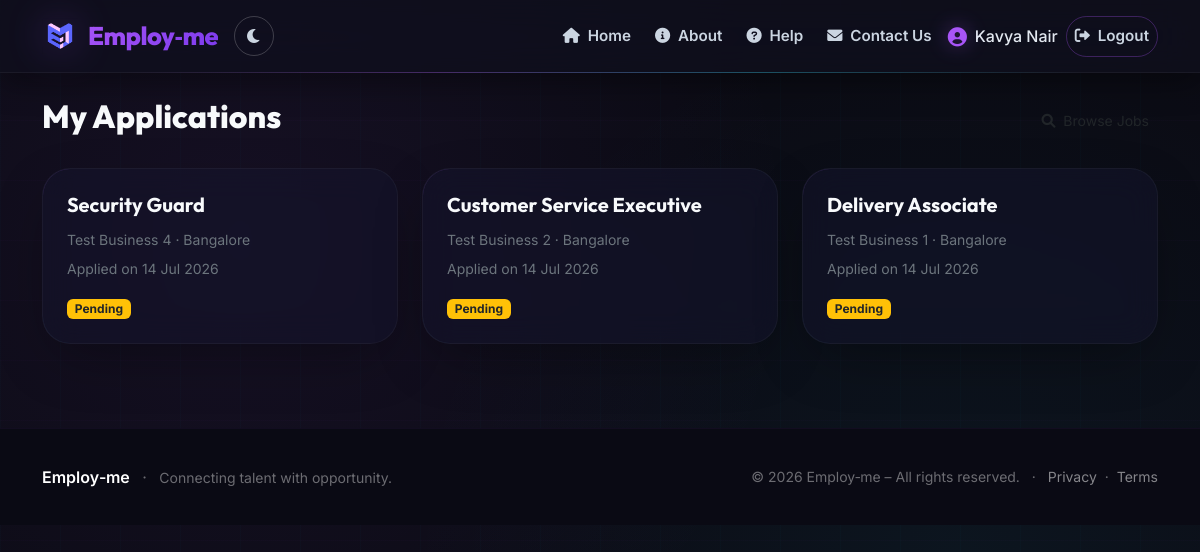
Screenshot of /my-applications (signed in) with the database file from the repository.
### models.py (models this page shows)
class User(UserMixin, db.Model):
    id = db.Column(db.Integer, primary_key=True)
    email = db.Column(db.String(120), unique=True, nullable=False)
    password_hash = db.Column(db.String(128), nullable=False)
    role = db.Column(db.String(20), nullable=False)  # 'jobseeker' or 'employer'
    name = db.Column(db.String(100), nullable=False)
    created_at = db.Column(db.DateTime, default=datetime.utcnow)
    profile = db.relationship('JobSeekerProfile', backref='user', uselist=False,
                              cascade='all, delete-orphan')
    employer_profile = db.relationship('EmployerProfile', backref='user', uselist=False,
                                       cascade='all, delete-orphan')

class JobApplication(db.Model):
    id = db.Column(db.Integer, primary_key=True)
    job_id = db.Column(db.Integer, db.ForeignKey('job.id'), nullable=False)
    applicant_id = db.Column(db.Integer, db.ForeignKey('user.id'), nullable=False)
    status = db.Column(db.String(20), default='Pending')
    applied_at = db.Column(db.DateTime, default=datetime.utcnow)
    applicant = db.relationship('User', backref='job_applications')

class Job(db.Model):
    id = db.Column(db.Integer, primary_key=True)
    employer_id = db.Column(db.Integer, db.ForeignKey('employer_profile.id'), nullable=False)
    employer_name = db.Column(db.String(100), nullable=False)
    employer_address = db.Column(db.String(300), nullable=False)
    employer_mobile = db.Column(db.String(15), nullable=False)
    employer_city = db.Column(db.String(100), nullable=False)
    employer_state = db.Column(db.String(100), nullable=False)
    employer_pincode = db.Column(db.String(10), nullable=False)
    job_name = db.Column(db.String(200), nullable=False)
    job_description = db.Column(db.Text, nullable=False)
    job_type = db.Column(db.String(50), nullable=False)
    committed_salary = db.Column(db.String(100))
    location = db.Column(db.String(200))
    vacancies = db.Column(db.Integer, default=1)
    status = db.Column(db.String(20), default='Open')
    deleted = db.Column(db.Boolean, default=False, nullable=False)   # <-- soft delete
    created_at = db.Column(db.DateTime, default=datetime.utcnow)
    updated_at = db.Column(db.DateTime, default=datetime.utcnow, onupdate=datetime.utcnow)
    employer = db.relationship('EmployerProfile', backref='jobs')
    applications = db.relationship('JobApplication', backref='job')

### app.py (the view)
@app.route('/my-applications')
@login_required
@role_required('jobseeker')
@payment_required
def my_applications():
    profile = JobSeekerProfile.query.filter_by(user_id=current_user.id).first()
    if not profile or not profile.verified:
        return redirect(url_for('jobseeker_verification_pending'))
    applications = JobApplication.query.filter_by(applicant_id=current_user.id).order_by(JobApplication.applied_at.desc()).all()
    return render_template('my_applications.html', applications=applications)

### app.py (called while the page is built)
@login_manager.user_loader
def load_user(user_id):
    return db.session.get(User, int(user_id))   # instead of User.query.get

def role_required(role):
    def decorator(func):
        from functools import wraps
        @wraps(func)
        def wrapper(*args, **kwargs):
            if not current_user.is_authenticated or current_user.role != role:
                flash('Access denied.', 'danger')
                return redirect(url_for('index'))
            return func(*args, **kwargs)
        return wrapper
    return decorator

def payment_required(f):
    from functools import wraps
    @wraps(f)
    @login_required
    def decorated(*args, **kwargs):
        if current_user.role == 'jobseeker':
            profile = JobSeekerProfile.query.filter_by(user_id=current_user.id).first()
        else:
            profile = EmployerProfile.query.filter_by(user_id=current_user.id).first()
        if not profile or profile.payment_status != 'success':
            flash('Please complete the payment to access this feature.', 'warning')
            if current_user.role == 'jobseeker':
                return redirect(url_for('jobseeker_dashboard'))
            else:
                return redirect(url_for('employer_profile'))   # changed from 'index' to 'employer_profile'
        return f(*args, **kwargs)
    return decorated

### templates/my_applications.html (shortened to what this page needs)
{% extends "base.html" %}
{% block content %}
<div class="d-flex justify-content-between align-items-center mb-4">
    <h2 style="font-family: var(--font-display); font-weight: 800; color: #F8FAFC;">My Applications</h2>
    <a href="{{ url_for('job_list') }}" class="btn btn-outline-soft btn-sm">
        <i class="fas fa-search me-1"></i> Browse Jobs
    </a>
</div>
<div class="row">
    {% if applications %}
        {% for app in applications %}
        <div class="col-md-6 col-lg-4 mb-4">
            <div class="card-modern p-4 h-100">
                {% if app.job.deleted %}
                    <h5 class="card-title text-danger" style="font-family: var(--font-display); font-weight: 700;">
                        Job Deleted by Employer
                    </h5>
                    <p class="text-secondary small">This job is no longer available.</p>
                    <p class="text-secondary small mb-3">Applied on {{ app.applied_at.strftime('%d %b %Y') }}</p>
                {% else %}
                    <h5 class="card-title" style="color: #F8FAFC;">{{ app.job.job_name }}</h5>
                    <p class="text-secondary small mb-2">{{ app.job.employer_name }} · {{ app.job.location }}</p>
                    <p class="text-secondary small mb-3">Applied on {{ app.applied_at.strftime('%d %b %Y') }}</p>
                    <span class="badge {% if app.status == 'Pending' %}bg-warning text-dark{% elif app.status == 'Accepted' %}bg-success{% else %}bg-danger{% endif %}">
                        {{ app.status }}
                    </span>
                {% endif %}
            </div>
        </div>
        {% endfor %}
    {% endif %}
</div>
{% endblock %}

### templates/base.html (shortened to what this page needs)
<!DOCTYPE html>
<html lang="en">
<head>
    <link href="https://cdn.jsdelivr.net/npm/bootstrap@5.3.0-alpha1/dist/css/bootstrap.min.css" rel="stylesheet" />
    <link rel="stylesheet" href="https://cdnjs.cloudflare.com/ajax/libs/font-awesome/6.0.0/css/all.min.css" />
</head>
<body>
    <nav class="navbar navbar-expand-lg navbar-custom sticky-top">
        <div class="container">
            <a class="navbar-brand" href="{{ url_for('index') }}">
                <img src="{{ url_for('static', filename='images/logo.png') }}" alt="Employ-me logo" />
                <span>Employ‑me</span>
            </a>
            <div class="d-flex align-items-center gap-2">
                <button class="theme-toggle-btn" id="themeToggle" aria-label="Toggle light/dark theme">
                    <i class="fas fa-moon" id="themeIcon"></i>
                </button>
            </div>
            <div class="collapse navbar-collapse" id="navbarNav">
                <ul class="navbar-nav ms-auto align-items-lg-center gap-1 gap-lg-2">
                    <li class="nav-item">
                        <a class="nav-link" href="{{ url_for('index') }}">
                            <i class="fas fa-home me-1"></i> Home
                        </a>
                    </li>
                    <li class="nav-item">
                        <a class="nav-link" href="{{ url_for('about') }}">
                            <i class="fas fa-info-circle me-1"></i> About
                        </a>
                    </li>
                    <li class="nav-item">
                        <a class="nav-link" href="{{ url_for('help') }}">
                            <i class="fas fa-question-circle me-1"></i> Help
                        </a>
                    </li>
                    <li class="nav-item">
                        <a class="nav-link" href="{{ url_for('contact') }}">
                            <i class="fas fa-envelope me-1"></i> Contact Us
                        </a>
                    </li>
                    {% if current_user.is_authenticated %}
                        <li class="nav-item">
                            <span class="navbar-text">
                                <i class="fas fa-user-circle"></i>
                                {{ current_user.name }}
                            </span>
                        </li>
                        <li class="nav-item">
                            <a class="nav-link btn-outline-custom" href="{{ url_for('logout') }}">
                                <i class="fas fa-sign-out-alt me-1"></i> Logout
                            </a>
                        </li>
                    {% endif %}
                </ul>
            </div>
        </div>
    </nav>
    <main>
        <div class="container my-4">
            {% block content %}{% endblock %}
        </div>
    </main>
    <footer class="footer-custom">
        <div class="container">
            <div class="row align-items-center">
                <div class="col-md-6 text-center text-md-start">
                    <span class="fw-semibold text-white">Employ‑me</span>
                    <span class="mx-2">·</span>
                    <span class="small">Connecting talent with opportunity.</span>
                </div>
                <div class="col-md-6 text-center text-md-end small">
                    &copy; 2026 Employ‑me – All rights reserved.
                    <span class="mx-2">·</span>
                    <a href="#" class="text-white-50" data-bs-toggle="modal" data-bs-target="#footerPrivacyModal">Privacy</a>
                    <span class="mx-1">·</span>
                    <a href="#" class="text-white-50" data-bs-toggle="modal" data-bs-target="#footerTermsModal">Terms</a>
                </div>
            </div>
        </div>
    </footer>
</body>
</html>

### rows the page displays
User: name "Kavya Nair"
JobApplication: job.job_name "Security Guard", job.employer_name "Test Business 4", job.location "Bangalore", applied_at "14 Jul 2026", status "Pending"
JobApplication: job.job_name "Customer Service Executive", job.employer_name "Test Business 2", job.location "Bangalore", applied_at "14 Jul 2026", status "Pending"
JobApplication: job.job_name "Delivery Associate", job.employer_name "Test Business 1", job.location "Bangalore", applied_at "14 Jul 2026", status "Pending"
